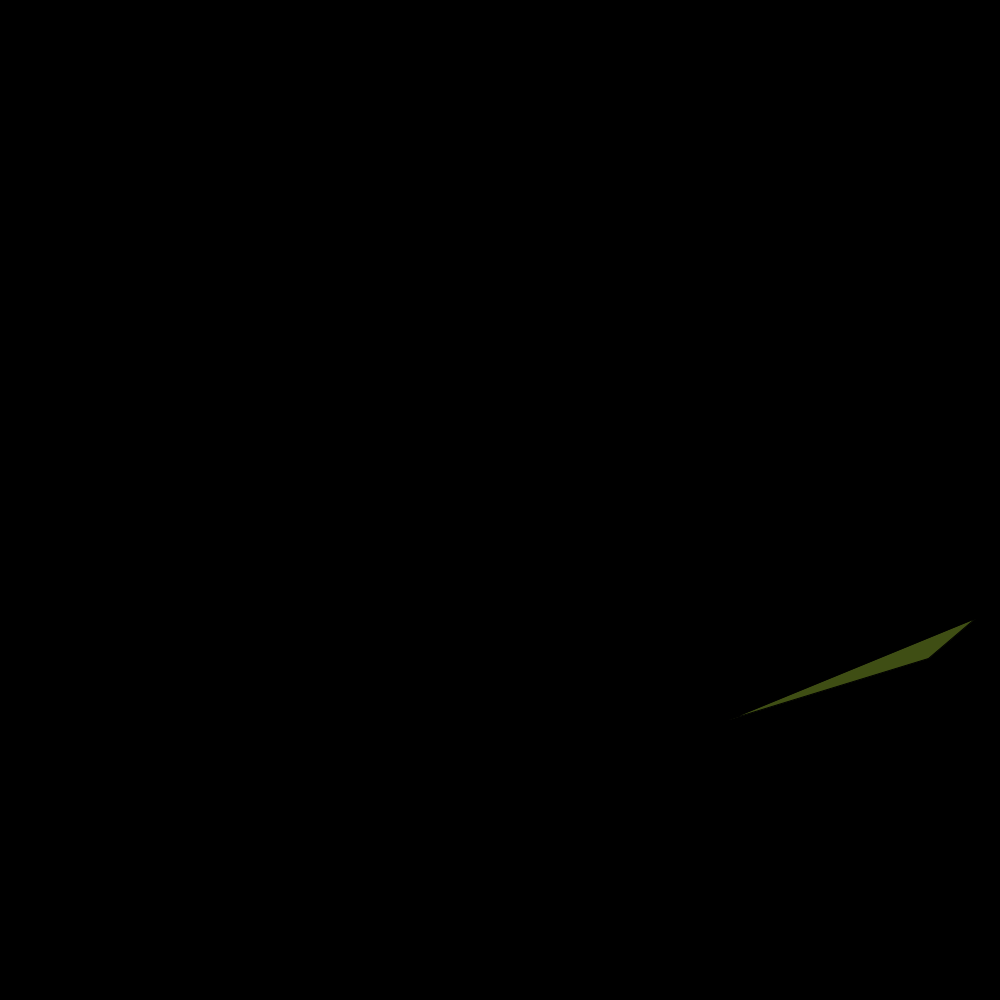
Frame 1 (no input)
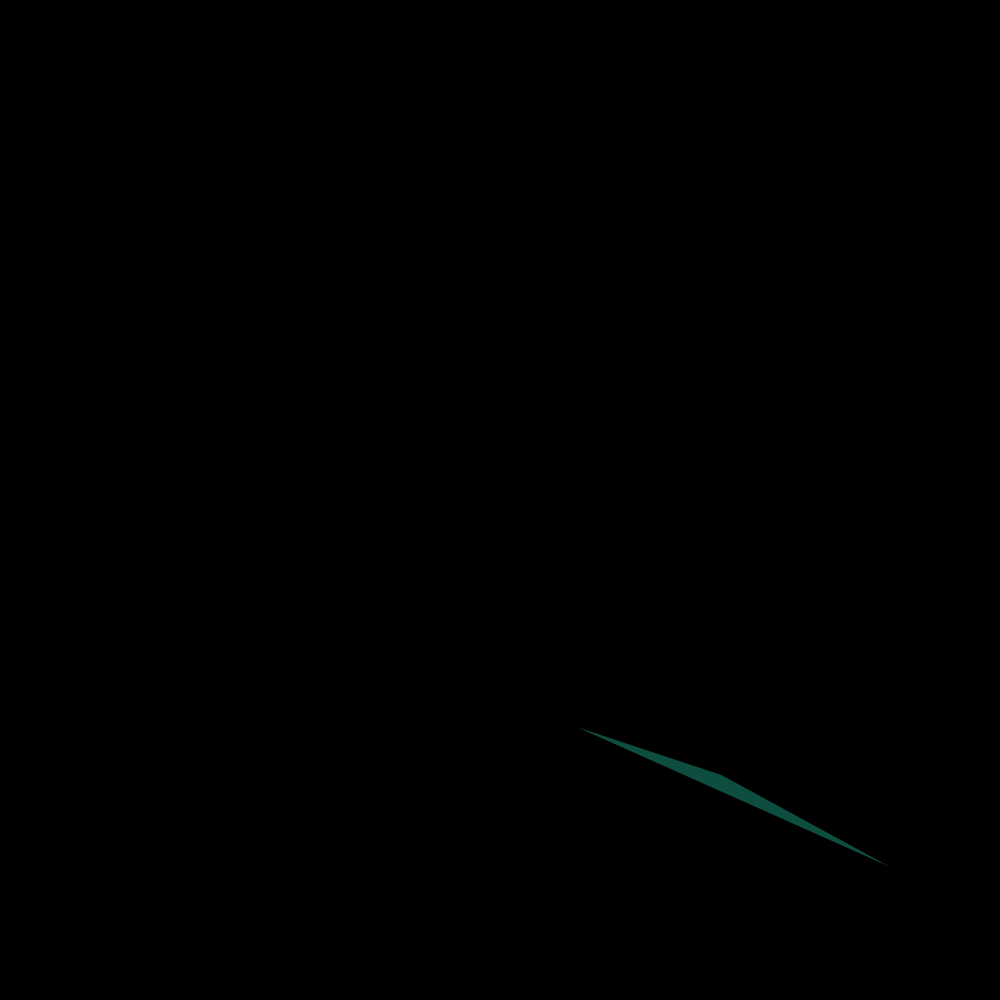
Frame 60 (the mouse pressed at the canvas centre just before this capture)
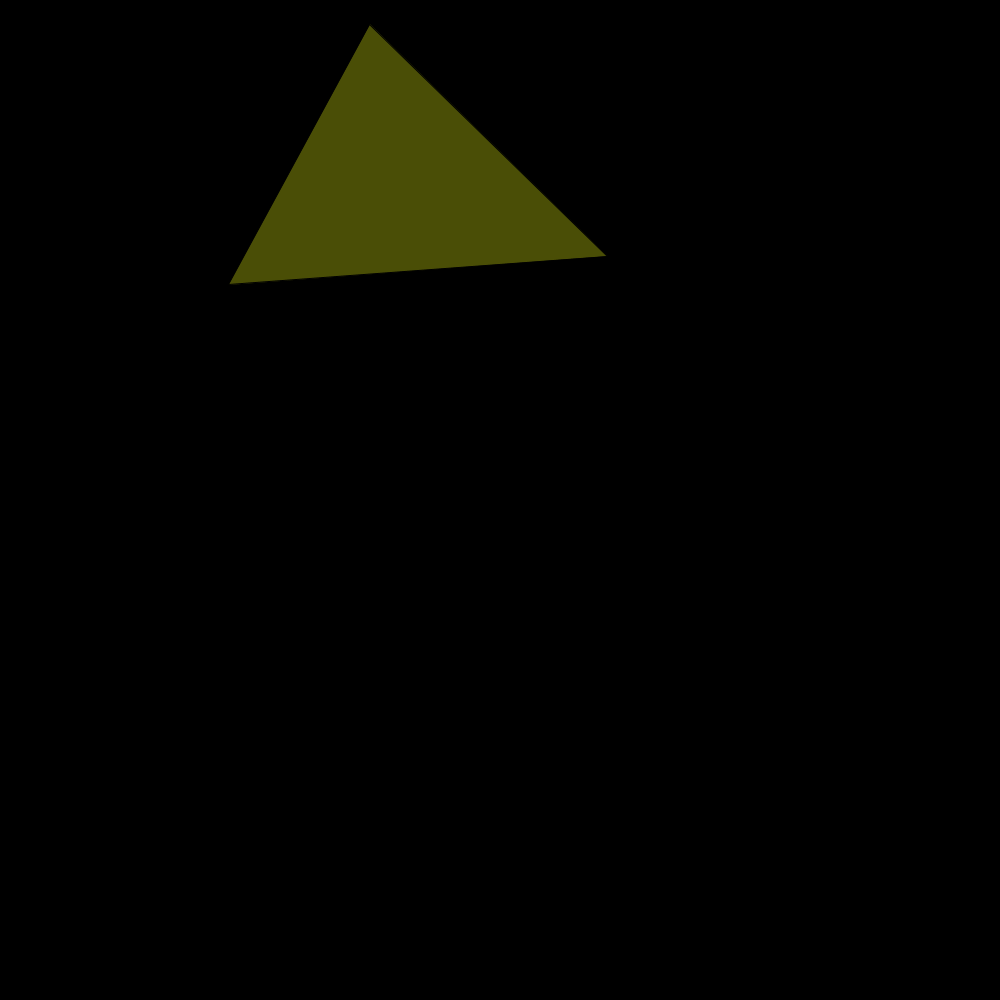
Frame 120 (the mouse held since frame 60 and released just before this capture)

The Processing sketch that drew these frames (run headless with seeded random() and noise(); from frame 60 on, the mouse is pressed at the canvas centre):

// Processing sketch: processing_7597
// ── processing_7597.pde

void setup(){
  size (1000,1000) ;
  background (0,0,0);
  smooth();
}


void draw(){
  background (0,0,0);
  //fill( random (100),200,200,100);
  //rect (random(900),200,random (400),random(80));
  
  //fill( random (100),200,200,100);
  //rect (500,random(400),random (400),random(80));
  
 // stroke(random(255),random(255),random(255));
  //fill( random (100),200,200,100);
  //rect (500,random(400),random (400),random(80));
  
  translate(500,500);
  rotate (mouseY);
  
  fill( random (250),200,random(200),100);
  triangle(random(500),random(500),random(500),random(500),random(500),random(400));
}
